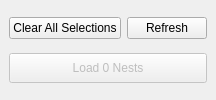
                 <widget class="QWidget" name="tab_2">
                  <property name="styleSheet">
                   <string notr="true"/>
                  </property>
                  <attribute name="title">
                   <string>Nest Directories</string>
                  </attribute>
                  <layout class="QVBoxLayout" name="verticalLayout_22" stretch="1,0,0">
                   <property name="spacing">
                    <number>6</number>
                   </property>
                   <property name="leftMargin">
                    <number>9</number>
                   </property>
                   <property name="topMargin">
                    <number>9</number>
                   </property>
                   <property name="rightMargin">
                    <number>9</number>
                   </property>
                   <property name="bottomMargin">
                    <number>9</number>
                   </property>
                   <item>
                    <layout class="QVBoxLayout" name="verticalLayout_18">
                     <item>
                      <layout class="QVBoxLayout" name="verticalLayout_24">
                       <property name="spacing">
                        <number>6</number>
                       </property>
                       <property name="leftMargin">
                        <number>0</number>
                       </property>
                       <property name="topMargin">
                        <number>0</number>
                       </property>
                       <property name="rightMargin">
                        <number>0</number>
                       </property>
                       <property name="bottomMargin">
                        <number>0</number>
                       </property>
                      </layout>
                     </item>
                    </layout>
                   </item>
                   <item>
                    <layout class="QHBoxLayout" name="horizontalLayout_20">
                     <property name="topMargin">
                      <number>0</number>
                     </property>
                     <item>
                      <widget class="QPushButton" name="pushButton_clear_selections">
                       <property name="text">
                        <string>Clear All Selections</string>
                       </property>
                       <property name="icon">
                        <iconset theme="edit-clear"/>
                       </property>
                      </widget>
                     </item>
                     <item>
                      <widget class="QPushButton" name="pushButton_refresh_directories">
                       <property name="text">
                        <string>Refresh</string>
                       </property>
                       <property name="icon">
                        <iconset theme="emblem-synchronized"/>
                       </property>
                      </widget>
                     </item>
                    </layout>
                   </item>
                   <item>
                    <widget class="QPushButton" name="pushButton_load_nests">
                     <property name="enabled">
                      <bool>false</bool>
                     </property>
                     <property name="minimumSize">
                      <size>
                       <width>0</width>
                       <height>30</height>
                      </size>
                     </property>
                     <property name="text">
                      <string>Load 0 Nests</string>
                     </property>
                    </widget>
                   </item>
                  </layout>
                 </widget>
